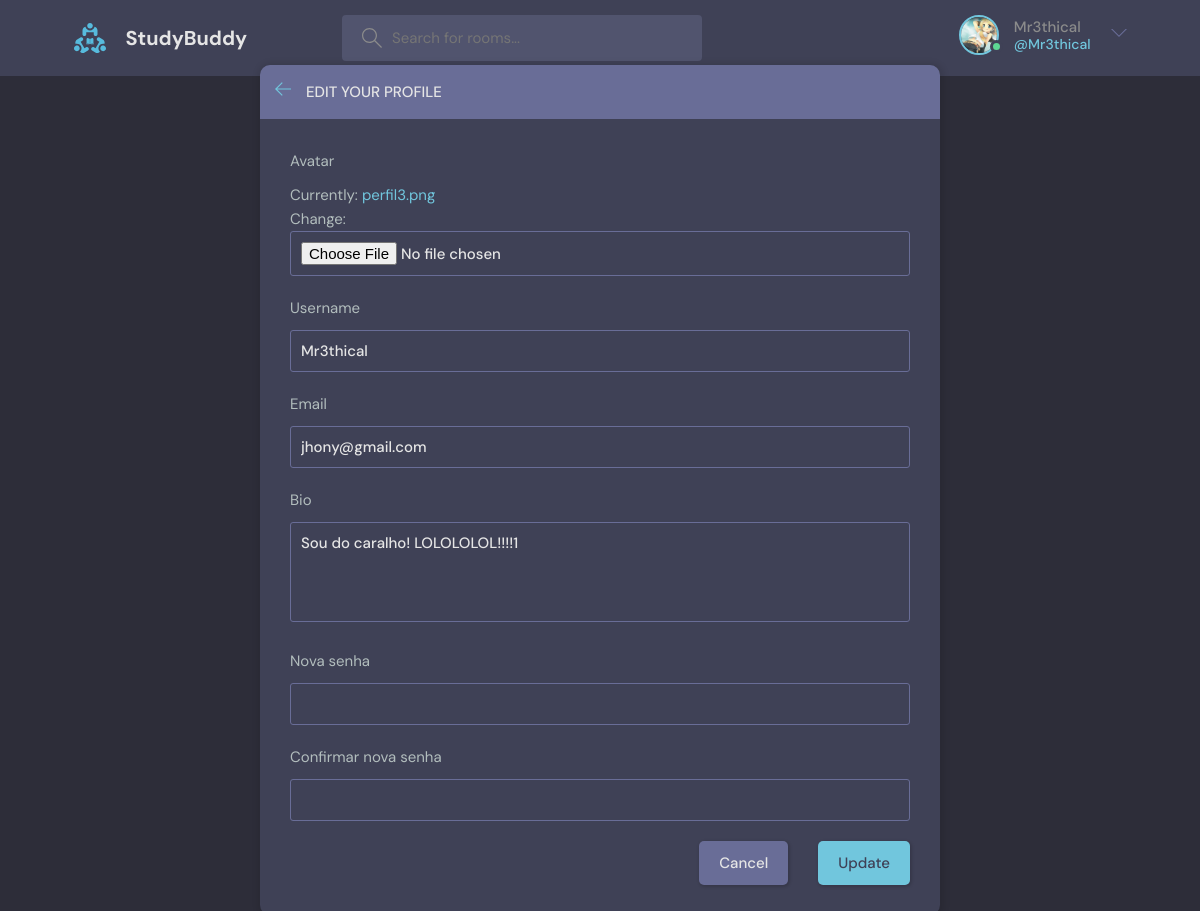
Before: /edit-user (signed in) with the older database file.
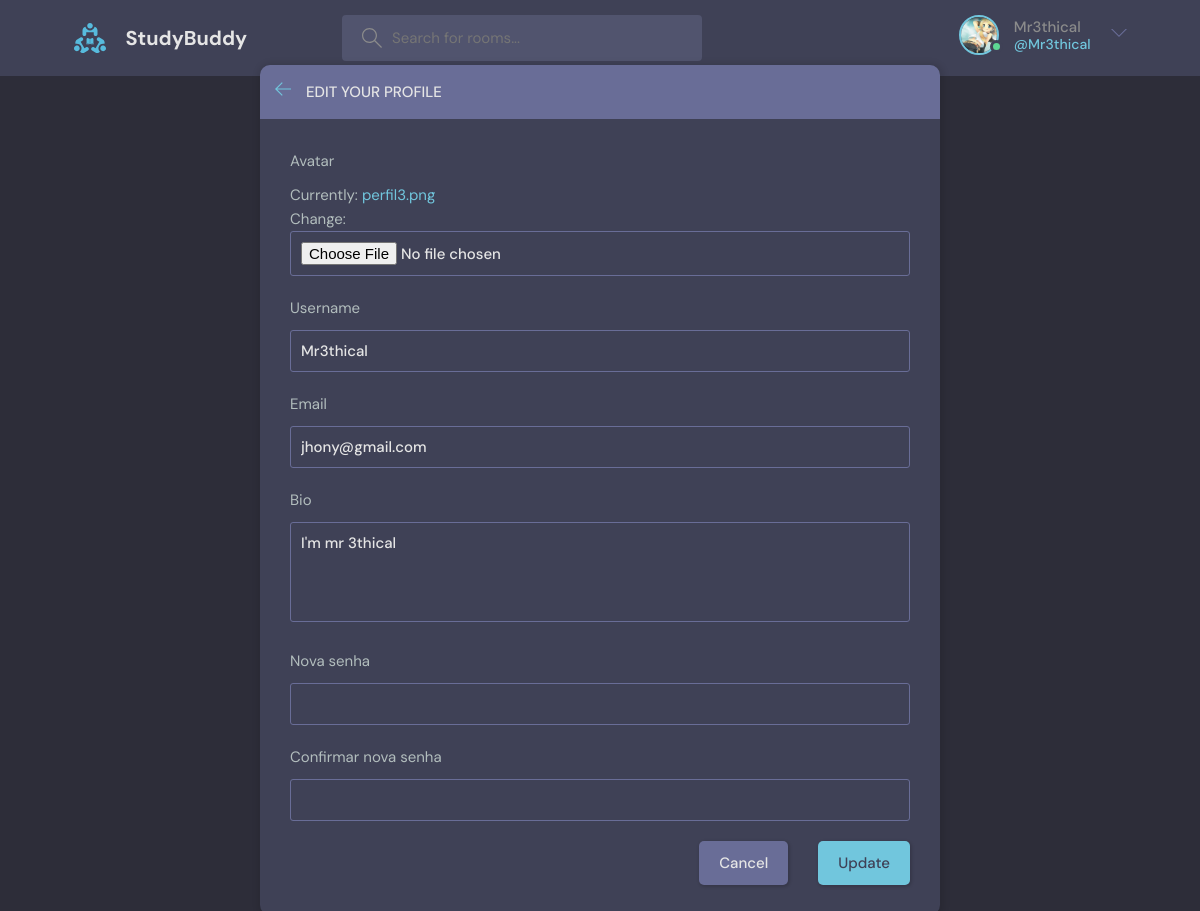
After: the same page with the newer database file.
### base/models.py (models this page shows, shortened)
class CustomUser(AbstractBaseUser, PermissionsMixin):
    email = models.EmailField(unique=True)
    username = models.CharField(max_length=100, unique=True)
    bio = models.TextField(null=True)
    avatar = models.ImageField(null=True, default='avatar.svg')
    is_staff = models.BooleanField(default=False)
    is_active = models.BooleanField(default=True)
    objects = CustomUserManager()
    USERNAME_FIELD = 'email'
    REQUIRED_FIELDS = ['username']

### base/views.py (the view, shortened to what this page needs)
# urls.py: path('edit-user', views.edit_user, name='edit-user'),
@login_required(login_url='login')
def edit_user(request):
    user = request.user
    form = UserForm(instance=user)
    context = {'form': form}
    return render(request, 'base/edit-user.html', context)

### base/forms.py (shortened to what this page needs)
class UserForm(forms.ModelForm):
    password1 = forms.CharField(label='Nova senha', widget=forms.PasswordInput, required=False)
    password2 = forms.CharField(label='Confirmar nova senha', widget=forms.PasswordInput, required=False)
    class Meta:
        model = get_user_model()
        fields = ['avatar', 'username', 'email', 'bio']

### base/templates/base/edit-user.html (shortened to what this page needs)
{% extends 'main.html' %}
{% block content %}
<main class="update-account layout">
    <div class="container">
        <div class="layout__box">
            <div class="layout__boxHeader">
                <div class="layout__boxTitle">
                    <a href="{% url 'user-profile' user.id %}">
                        <svg version="1.1" xmlns="http://www.w3.org/2000/svg" width="32" height="32"
                             viewBox="0 0 32 32">
                            <title>arrow-left</title>
                            <path d="M13.723 2.286l-13.723 13.714 13.719 13.714 1.616-1.611-10.96-10.96h27.625v-2.286h-27.625l10.965-10.965-1.616-1.607z"></path>
                        </svg>
                    </a>
                    <h3>Edit your profile</h3>
                </div>
            </div>
            <div class="layout__body">
                <form class="form" action="" method="POST" enctype="multipart/form-data">
                    {% for field in form %}
                    <div class="form__group">
                        <label>{{field.label}}</label>
                        {{field}}
                    </div>
                    {% endfor %}
                    <div class="form__action">
                        <a class="btn btn--dark" href="{% url 'user-profile' request.user.id %}">Cancel</a>
                        <button class="btn btn--main" type="submit">Update</button>
                    </div>
                </form>
            </div>
        </div>
    </div>
</main>
{% endblock content %}

### templates/navbar.html (shortened to what this page needs)
{% load static %}
<header class="header header--loggedIn">
  <div class="container">
    <a href="{% url 'home' %}" class="header__logo">
      <img src="{% static 'images/logo.svg' %}" />
      <h1>StudyBuddy</h1>
    </a>
    <form class="header__search">
      <label>
        <input name="q" placeholder="Search for rooms..." />
      </label>
    </form>
    <nav class="header__menu">
      {% if request.user.is_authenticated %}
      <div class="header__user">
        <a href="{% url 'user-profile' request.user.id %}">
          <div class="avatar avatar--medium active">
            <img src="{{request.user.avatar.url}}" />
          </div>
          <p>{{request.user.username}} <span>@{{request.user.username}}</span></p>
        </a>
        <button class="dropdown-button">
          <svg version="1.1" xmlns="http://www.w3.org/2000/svg" width="32" height="32" viewBox="0 0 32 32">
            <title>chevron-down</title>
            <path d="M16 21l-13-13h-3l16 16 16-16h-3l-13 13z"></path>
          </svg>
        </button>
      </div>
      {% else %}
      <a href="{% url 'login' %}">
        <img src="{% static 'images/avatar.svg' %}">
        <p>Login</p>
      </a>
      {% endif %}
    </nav>
  </div>
</header>

Changed rows visible on the page:
changed CustomUser "Mr3thical": bio "Sou do caralho! LOLOLOLOL!!!!1" → "I'm mr 3thical"
